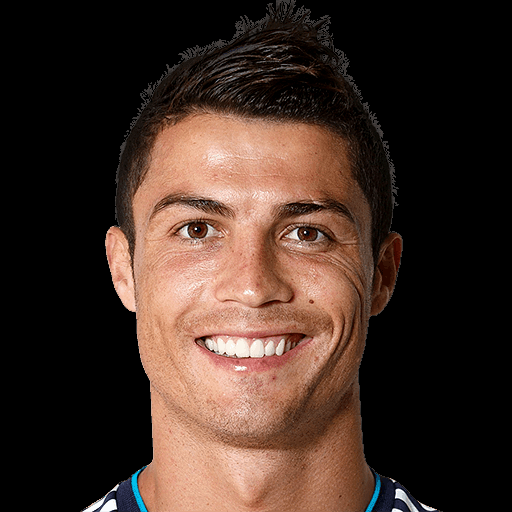
#> input picture Tarefa 3/crisface.png, 512 x 512 px
$ jupyter execute Crisney.ipynb
#> lines starting #> are read from the running program, lines starting #| are printed output that depends on the picture
<a href="https://colab.research.google.com/github/VitorRFC/ProcessamentoIMG/blob/master/Crisney.ipynb" target="_parent"></a>

[cell 1]
import numpy as np
import cv2

ney = cv2.imread("crisface.png")
#> ney is the input picture: shape (512, 512, 3); mean B, G, R 38.3, 47.1, 66
cris = cv2.imread("neyface.png")
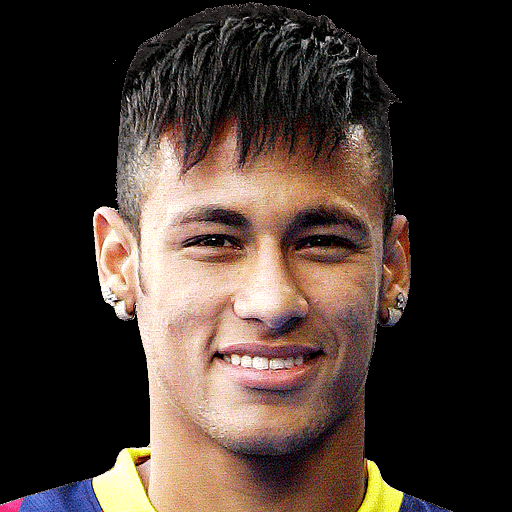
#> input picture Tarefa 3/neyface.png, 512 x 512 px
#> cris is the input picture: shape (512, 512, 3); mean B, G, R 48.2, 55.5, 70

alturaCris, larguraCris, _ = cris.shape
#> alturaCris = 512; larguraCris = 512
ney = cv2.resize(ney, (larguraCris, alturaCris))

crisney = cv2.addWeighted(cris, 0.5, ney, 0.8, 0)
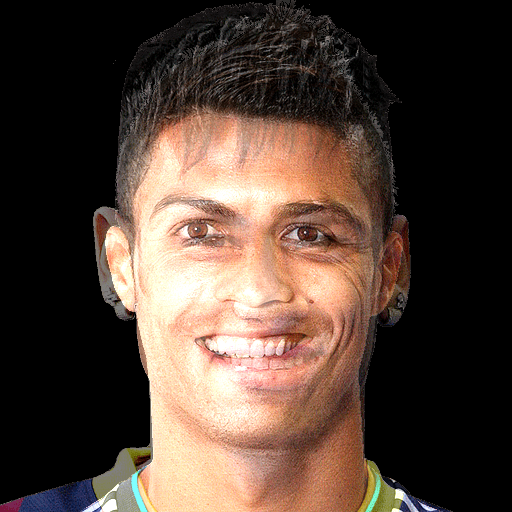
#> crisney: shape (512, 512, 3); mean B, G, R 54.7, 65.1, 82.6

from matplotlib import pyplot as plt
crisney = cv2.cvtColor(crisney, cv2.COLOR_BGR2RGB)
plt.imshow(crisney)
plt.show()
#cv2.imshow(mescri)
